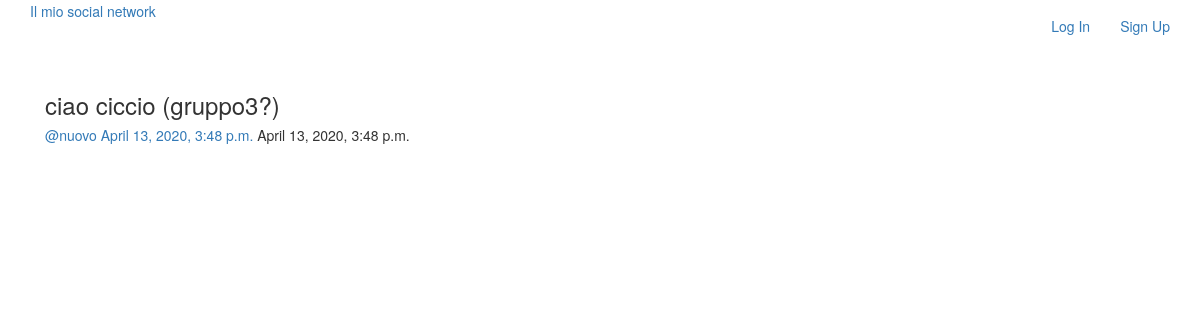
/posts/, run on the app's committed database.
### posts/models.py (models this page shows, shortened)
class Post(models.Model):
    user = models.ForeignKey(User, related_name="posts", on_delete=models.CASCADE)
    created_at = models.DateTimeField(auto_now=True)
    message = models.TextField()
    message_html = models.TextField(editable=False)
    group = models.ForeignKey(Group, related_name="posts", null=True, blank=True, on_delete=models.CASCADE)
    class Meta:
            ordering = ['-created_at']
            unique_together = ['user', 'message'] # per far si che sia legato in modo univoco ad un user

### posts/views.py (the view)
class PostList(SelectRelatedMixin, generic.ListView):
    model = Post
    select_related = ('user', 'group')

### posts/templates/posts/post_list.html (shortened to what this page needs)
{% extends 'posts/post_base.html' %}
{% block pre_post_content %}
{% load static %}
{% endblock %}
{% block post_content %}
<div class="col-md-8">
    {% for post in post_list %}
        {% include "posts/_post.html" %}
    {% endfor %}
</div>
{% endblock %}

### posts/templates/posts/_post.html (shortened to what this page needs)
<div class="post media">
    <h3>{{post.message_html|safe}}</h3>
    <div class="media-body">
        <h5 class="media-heading">
        <span class="username">
            <a href="{% url 'posts:for_user' username=post.user.username %}">@{{ post.user.username }}</a>
        </span>
        <time class="time">
        <a href="{% url 'posts:single' username=post.user.username pk=post.pk %}">{{ post.created_at }}</a>
        {{ post.created_at}}
        </time>
		</h5>
    </div>
</div>

### data on the page
Post: message_html "ciao ciccio (gruppo3?)", user.username "nuovo", created_at "April 13, 2020, 3:48 p.m."
